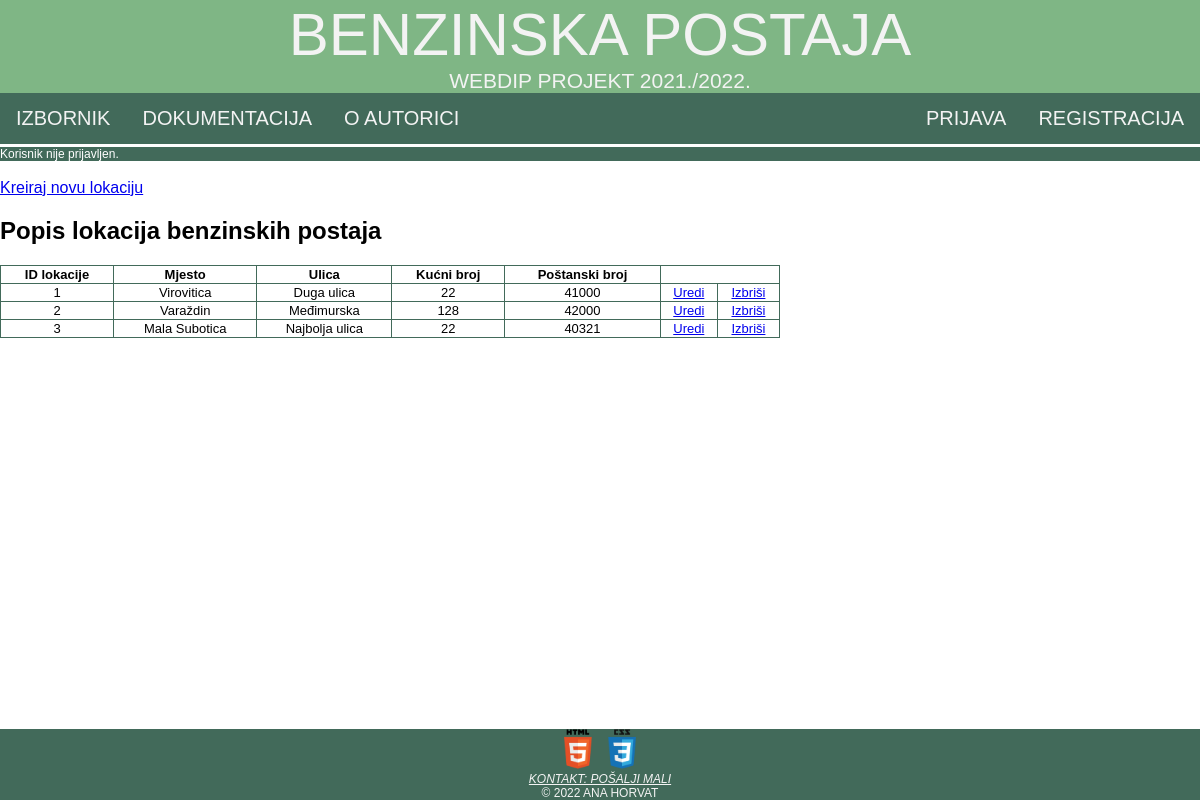
Page /pregledLokacija.php on the committed database.
### tables this page shows
CREATE TABLE `lokacija_benzinske_postaje` (
  `id_lokacije_benzinske_postaje` int(11) NOT NULL,
  `mjesto` varchar(45) NOT NULL,
  `ulica` varchar(45) NOT NULL,
  `kucni_broj` int(11) NOT NULL,
  `postanski_broj` int(11) NOT NULL
);

### class/baza.class.php (called while the page is built, shortened)
<?php
class Baza {
    private $veza = null;
    function spojiDB() {
        $this->veza = new mysqli(self::server, self::korisnik, self::lozinka, self::baza);
        $this->veza->set_charset("utf8");
        return $this->veza;
    }
    function selectDB($upit) {
        $rezultat = $this->veza->query($upit);
        return $rezultat;
    }
}
?>

### pregledLokacija.php (the view, shortened to what this page needs)
<?php
$adresa = $_SERVER["HTTP_HOST"] . $_SERVER["REQUEST_URI"];
require("./class/baza.class.php");
$baza = new Baza();
$upit = "SELECT * FROM lokacija_benzinske_postaje";
$baza->spojiDB();
$rezultat = $baza->selectDB($upit);
$tablica = "<table style='width:65%'><tr><th>ID lokacije</th><th>Mjesto</th><th>Ulica</th><th>Kućni broj</th><th>Poštanski broj</th></tr>\n";
while (list($id_lokacije_benzinske_postaje,$mjesto,$ulica,$kucni_broj,$postanski_broj) = $rezultat->fetch_array()){
    $tablica.= "<tr><td>$id_lokacije_benzinske_postaje</td><td>$mjesto</td><td>$ulica</td><td>$kucni_broj</td><td>$postanski_broj</td><td><a href='urediLokaciju.php?id=$id_lokacije_benzinske_postaje'>Uredi</a></td><td><a href='izbrisiLokaciju.php?id=$id_lokacije_benzinske_postaje'>Izbriši</a></tr>\n";
}
$tablica.= "</table>\n";
?>
<!DOCTYPE html>
<html>
<head>
    <link rel="stylesheet" href="./css/ahorvat3.css" type="text/css">
</head>
<body>
    <header id="zaglavlje">
        <a class="naslov" href="./index.php">Benzinska postaja</a>
        <br>
        <a class="opis">WebDiP projekt 2021./2022.</a>
    </header>
    <nav>
        <ul id="navigacija">
            <li class="lijevo"><a href="izbornik.php">Izbornik</a></li>
            <li class="lijevo"><a href="dokumentacija.html">Dokumentacija</a></li>
            <li class="lijevo"><a href="o_autoru.html">O autorici</a></li>
            <li class="desno"><a href="registracija.php">Registracija</a></li>
            <li class="desno"><a href="./prijava.php">Prijava</a></li>
        </ul>
    </nav>
    <?php
    if (isset($_SESSION['korisnik'])) {
        echo "<a id=\"prijavljenkor\" href=\"odjava.php\">Trenutno ste prijavljeni kao korisnik $_SESSION[korisnik]. Kliknite ovdje za odjavu.</a>";
    } else {
        echo "<a id=\"prijavljenkor\">Korisnik nije prijavljen.</a>";
    }
    ?>
    <br>
    <a href="kreiranjeLokacijeBenzinske.php">Kreiraj novu lokaciju</a>
    <h2>Popis lokacija benzinskih postaja</h2>
    <div class="zadnji">
        <?php
            echo $tablica;
        ?>
    </div>
    <footer id="podnozje">
        <a href="https://validator.w3.org/check?uri=<?php echo $adresa ?>" target="_blank"><img class="validacija" src="./materijali/HTML5.png" alt="HTML5 validacija"></a>
        <a href="https://jigsaw.w3.org/css-validator/validator?uri=<?php echo $adresa ?>" target="_blank"> <img class="validacija" src="./materijali/CSS3.png" alt="CSS3 validacija"></a>
        <address>
            <a href="mailto:ahorvat3@foi.hr">Kontakt: pošalji mali</a>
        </address>
        <a>&copy; 2022 Ana Horvat</a>
    </footer>
</body>
</html>

### css/ahorvat3.css (style rules this page uses)
html { font-family: 'Trebuchet MS', 'Lucida Sans Unicode', 'Lucida Grande', 'Lucida Sans', Arial, sans-serif; background-color: #FFFFFF; }
body { width: 100%; margin: 0em; padding: 0em; height: 100%; }
#zaglavlje { background-color: #7FB685; text-align: center; color: #F3F3F3; text-transform: uppercase; }
.naslov { font-size: 60px; text-decoration: none; color: #F3F3F3; }
.opis { font-size: 21px; }
#navigacija { list-style-type: none; margin: 0; padding: 0; overflow: hidden; background-color: #426A5A; }
#navigacija li.lijevo { float: left; }
#navigacija li.desno { float: right; }
#navigacija li a { display: block; color: #F3F3F3; text-align: center; padding: 14px 16px; text-decoration: none; text-transform: uppercase; font-size: 20px; }
#podnozje { font-size: 12px; background-color: #426A5A; text-align: center; color: #F3F3F3; text-transform: uppercase; text-decoration: none; position: fixed; bottom: 0; width: 100%; }
#podnozje a { color: #F3F3F3; }
.validacija { height: 40px; width: 40px; }
.lijevo { text-align: left; }
#prijavljenkor { border-top-color: white; border-top-style: solid; display: block; background-color: #426A5A; color:white; text-decoration: none; text-align: left; font-size: 12px; }
.zadnji { margin-bottom: 10%; }
table, th, td { border: 1px solid #426A5A ; border-collapse: collapse; text-align: center; font-size: small; }

### rows in the picture
lokacija_benzinske_postaje: id_lokacije_benzinske_postaje "1", mjesto "Virovitica", ulica "Duga ulica", kucni_broj "22", postanski_broj "41000"
lokacija_benzinske_postaje: id_lokacije_benzinske_postaje "2", mjesto "Varaždin", ulica "Međimurska", kucni_broj "128", postanski_broj "42000"
lokacija_benzinske_postaje: id_lokacije_benzinske_postaje "3", mjesto "Mala Subotica", ulica "Najbolja ulica", kucni_broj "22", postanski_broj "40321"
